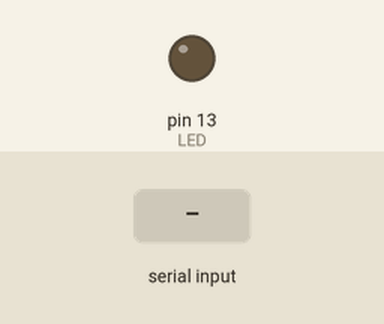
Recording of a sketch running on a simulated Arduino Uno, built with avr-gcc and run on an emulated ATmega328P. Shown: output pins drawn as LEDs (lit = HIGH). The test bench sets the inputs (shaded band).

Above: at 1.2 s.
1.3 s: byte 1 (1) received over Serial
At 2.3 s:
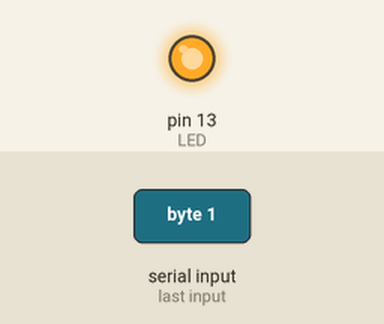
Timing chart, 0 to 4.3 s (numbered marks = the images above; inputs shaded):
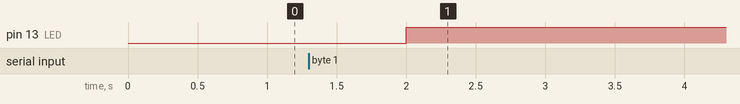

Measured:
- after the input at 1.3 s, pin 13 (LED): LOW → HIGH after 0.70 s

The sketch:

switch.ino
```cpp
#define LED 13
byte input;

void setup() {
  pinMode(LED, OUTPUT);
  Serial.begin(9600);
}

void loop() {
  if (Serial.available() > 0) {
    input = Serial.read();
    if (input == 1) {
      digitalWrite(LED, HIGH);
    }
    else if (input == 0) {
      digitalWrite(LED, LOW);
    }
  }
  delay(1000);
}
```
